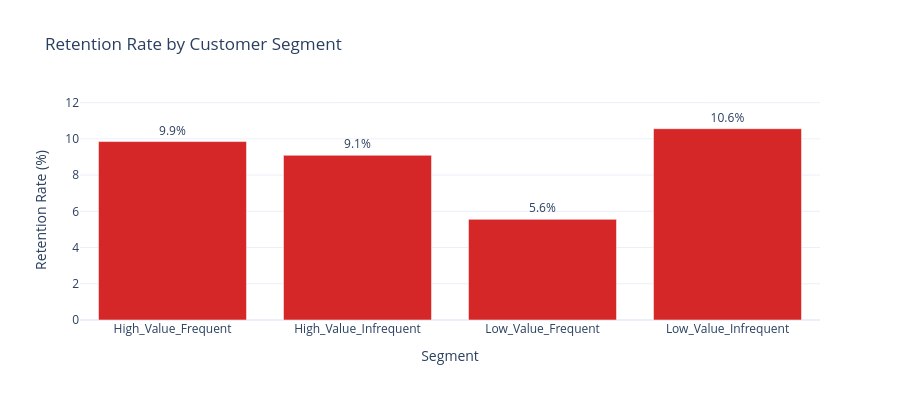

Notebook code for this chart:
### Markdown cell above
[//]: # (cr:doc name='6_6_customer_segmentation_features' id=c0662973)
## 6.6 Customer Segmentation Features

Create business-meaningful segments for analysis and modeling.

**📖 Segmentation Strategy:**
- **Value Dimension**: High vs Low (based on avgorder median)
- **Frequency Dimension**: Frequent vs Infrequent (based on ordfreq median)
- **Recency Buckets**: Active, Recent, Lapsing, Dormant

### Code cell
# @cr:code name='create_segmentation' id=b58df542
print("=" * 70)
print("CUSTOMER SEGMENTATION")
print("=" * 70)

print("\n🎯 VALUE-FREQUENCY SEGMENTS:")
if value_cols and freq_cols:
    df_features, vf_result = segmenter.segment_by_value_frequency(
        df_features, value_column=value_cols[0], frequency_column=freq_cols[0])
    print(f"  Using {value_cols[0]} × {freq_cols[0]}")
    for seg in vf_result.segments:
        print(f"    {seg.name}: {seg.count:,} ({seg.percentage:.1f}%)")
else:
    print("  No suitable value/frequency columns found")

print("\n📅 RECENCY SEGMENTS:")
if 'days_since_last_activity' in df_features.columns:
    df_features, recency_result = segmenter.segment_by_recency(df_features, days_since_column='days_since_last_activity')
    for seg in recency_result.segments:
        print(f"    {seg.name}: {seg.count:,} ({seg.percentage:.1f}%)")
else:
    print("  No recency column available")

print("\n📧 ENGAGEMENT SEGMENTS:")
if 'email_engagement_score' in df_features.columns:
    max_score = df_features['email_engagement_score'].max()
    if max_score > 0:
        df_features['engagement_normalized'] = df_features['email_engagement_score'] / max_score
        df_features, eng_result = segmenter.segment_by_engagement(df_features, engagement_column='engagement_normalized')
        for seg in eng_result.segments:
            print(f"    {seg.name}: {seg.count:,} ({seg.percentage:.1f}%)")
        df_features = df_features.drop(columns=['engagement_normalized'])
else:
    print("  No engagement score available")

if 'customer_segment' in df_features.columns and target and target in df_features.columns:
    segment_retention = df_features.groupby('customer_segment')[target].mean() * 100

    max_rate = segment_retention.max()
    fig = go.Figure(go.Bar(
        x=segment_retention.index, y=segment_retention.to_numpy(),
        marker_color=['#2ca02c' if r > 70 else '#ffbb00' if r > 50 else '#d62728' for r in segment_retention.to_numpy()],
        text=[f'{r:.1f}%' for r in segment_retention.to_numpy()], textposition='outside'))
    fig.update_layout(
        title='Retention Rate by Customer Segment',
        xaxis_title='Segment',
        yaxis_title='Retention Rate (%)',
        yaxis_range=[0, max_rate * 1.15],
        template='plotly_white',
        height=400,
    )
    display_figure(fig)

segment_cols = [c for c in df_features.columns if 'segment' in c.lower() or 'bucket' in c.lower()]
print(f"\n✓ Created {len(segment_cols)} segmentation features")

### Figure 1 — Plotly figure (JSON) as saved in the notebook; plotly's stock layout.template omitted (floating-point values rounded to 4 significant figures)
{"data": [{"marker": {"color": ["#d62728", "#d62728", "#d62728", "#d62728"]}, "text": ["9.9%", "9.1%", "5.6%", "10.6%"], "textposition": "outside", "type": "bar", "x": ["High_Value_Frequent", "High_Value_Infrequent", "Low_Value_Frequent", "Low_Value_Infrequent"], "y": [9.85, 9.091, 5.556, 10.56]}], "layout": {"height": 400, "title": {"text": "Retention Rate by Customer Segment"}, "xaxis": {"title": {"text": "Segment"}}, "yaxis": {"range": [0, 12.14], "title": {"text": "Retention Rate (%)"}}}}
